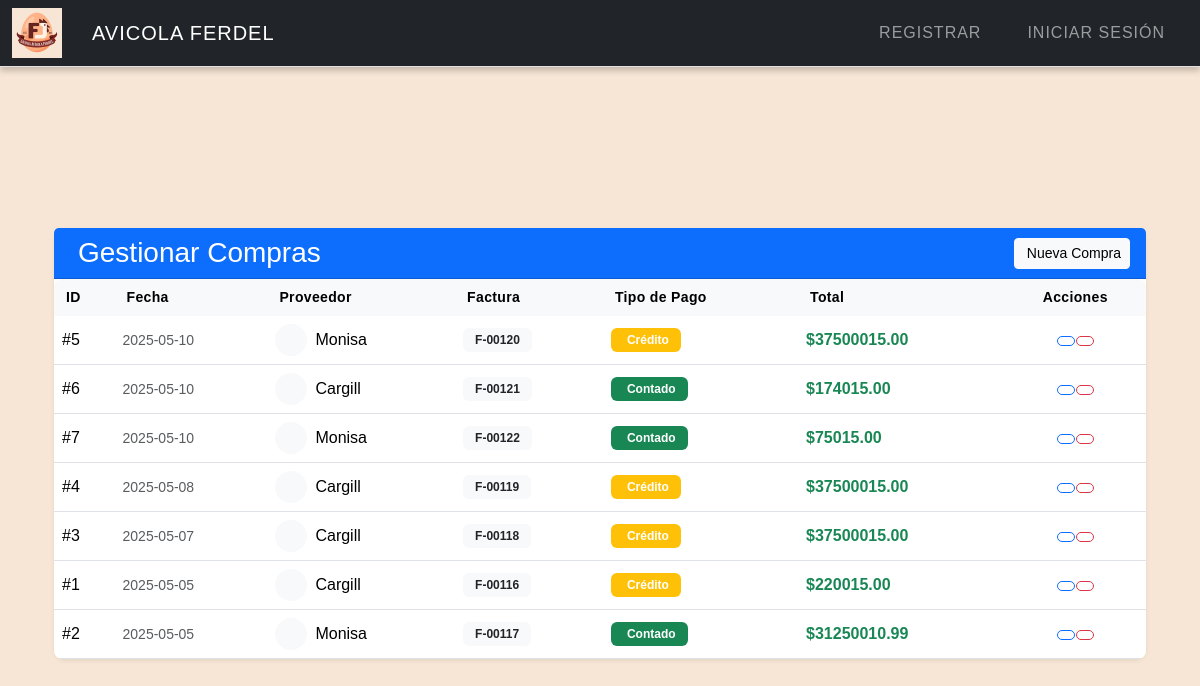
The app's page /gestionar_compras, older data.
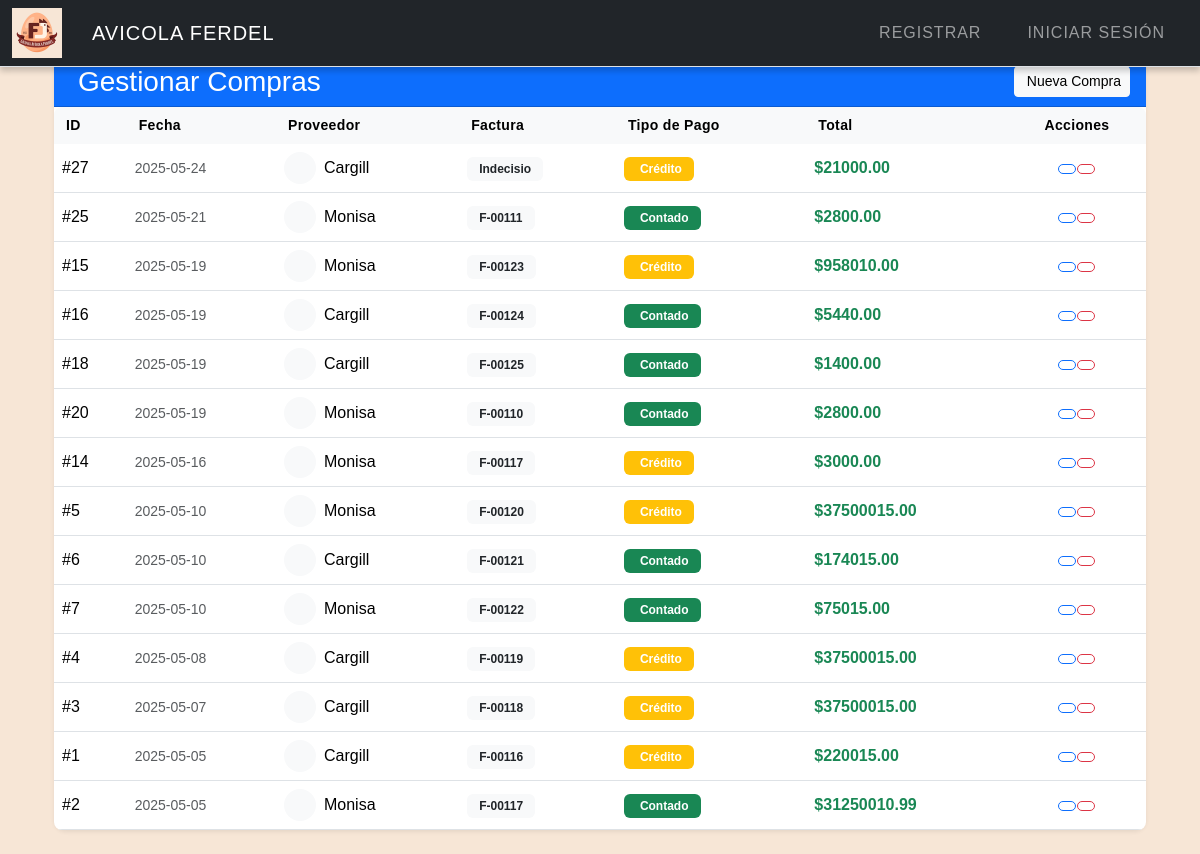
The same page, newer data.
### tables this page shows
CREATE TABLE Movimientos_Inventario (
    ID_Movimiento INTEGER PRIMARY KEY AUTOINCREMENT,
    ID_TipoMovimiento INTEGER,
    N_Factura TEXT,
    Contado_Credito INTEGER,
    Fecha DATE,
    ID_Proveedor INTEGER,
    Observacion TEXT,
    IVA NUMERIC,
    Retencion NUMERIC,
    ID_Empresa INTEGER,
    ID_Bodega INTEGER,
    ID_Ruta INTEGER,
    UbicacionEntrega TEXT,
    FOREIGN KEY (ID_TipoMovimiento) REFERENCES Catalogo_Movimientos(ID_TipoMovimiento),
    FOREIGN KEY (ID_Proveedor) REFERENCES Proveedores(ID_Proveedor),
    FOREIGN KEY (ID_Empresa) REFERENCES Empresa(ID_Empresa),
    FOREIGN KEY (ID_Bodega) REFERENCES Bodegas(ID_Bodega),
    FOREIGN KEY (ID_Ruta) REFERENCES Rutas(ID_Ruta)
);

CREATE TABLE Proveedores (
    ID_Proveedor INTEGER PRIMARY KEY AUTOINCREMENT,
    Nombre TEXT NOT NULL,
    Telefono TEXT,
    Direccion TEXT,
    RUC_CEDULA TEXT
);

### app.py (the view)
@app.route("/gestionar_compras")
def gestionar_compras():
    compras = db.execute("""
        SELECT
            mi.ID_Movimiento AS id,
            mi.Fecha AS fecha,
            p.Nombre AS proveedor,
            p.ID_Proveedor AS proveedor_id,
            mi.N_Factura AS factura,
            mi.Contado_Credito AS tipo_pago,
            mi.Observacion AS observacion,
            mi.ID_Bodega AS id_bodega,
            mi.ID_Empresa AS id_empresa,
            IFNULL(SUM(dmi.Costo_Total), 0) AS total
        FROM Movimientos_Inventario mi
        JOIN Proveedores p ON mi.ID_Proveedor = p.ID_Proveedor
        LEFT JOIN Detalle_Movimiento_Inventario dmi ON mi.ID_Movimiento = dmi.ID_Movimiento
        WHERE mi.ID_TipoMovimiento = 1
        GROUP BY mi.ID_Movimiento
        ORDER BY mi.Fecha DESC
    """)
    proveedores = db.execute("SELECT ID_Proveedor AS id, Nombre FROM Proveedores")
    empresas = db.execute("SELECT ID_Empresa, Descripcion FROM Empresa")
    bodegas = db.execute("SELECT ID_Bodega, Nombre FROM Bodegas")
    return render_template("gestionar_compras.html",
                           compras=compras,
                           proveedores=proveedores,
                           empresas=empresas,
                           bodegas=bodegas)

### app.py (called while the page is built)
@app.after_request
def after_request(response):
    response.headers["Cache-Control"] = "no-cache, no-store, must-revalidate"
    response.headers["Expires"] = 0
    response.headers["Pragma"] = "no-cache"
    return response

### Templates/gestionar_compras.html (shortened to what this page needs)
{% extends "layout.html" %}
{% block main %}
<div class="container-fluid py-4">
  <div class="row">
    <div class="col-12">
      <div class="card shadow-sm border-0">
        <div class="card-header bg-primary text-white">
          <div class="d-flex justify-content-between align-items-center">
            <h1 class="h3 mb-0">
              Gestionar Compras
            </h1>
            <button class="btn btn-light btn-sm" data-bs-toggle="modal" data-bs-target="#nuevaCompraModal">
              Nueva Compra
            </button>
          </div>
        </div>
        <div class="card-body p-0">
          <div class="table-responsive">
            <table class="table table-hover mb-0">
              <thead class="table-light">
                <tr>
                  <th class="border-0 fw-semibold">
                    ID
                  </th>
                  <th class="border-0 fw-semibold">
                    Fecha
                  </th>
                  <th class="border-0 fw-semibold">
                    Proveedor
                  </th>
                  <th class="border-0 fw-semibold">
                    Factura
                  </th>
                  <th class="border-0 fw-semibold">
                    Tipo de Pago
                  </th>
                  <th class="border-0 fw-semibold">
                    Total
                  </th>
                  <th class="border-0 fw-semibold text-center">Acciones</th>
                </tr>
              </thead>
              <tbody>
                {% for compra in compras %}
                <tr class="align-middle">
                  <td class="fw-medium">#{{ compra.id }}</td>
                  <td>
                    <span class="text-muted small">{{ compra.fecha }}</span>
                  </td>
                  <td>
                    <div class="d-flex align-items-center">
                      <div class="avatar-sm bg-light rounded-circle d-flex align-items-center justify-content-center me-2">
                      </div>
                      <span class="fw-medium">{{ compra.proveedor }}</span>
                    </div>
                  </td>
                  <td>
                    <span class="badge bg-light text-dark">{{ compra.factura }}</span>
                  </td>
                  <td>
                    {% if compra.tipo_pago == 0 %}
                    <span class="badge bg-success">
                      Contado
                    </span>
                    {% elif compra.tipo_pago == 1 %}
                    <span class="badge bg-warning">
                      Crédito
                    </span>
                    {% else %}
                    <span class="badge bg-secondary">-</span>
                    {% endif %}
                  </td>
                  <td>
                    <span class="fw-bold text-success">${{ "%.2f"|format(compra.total) }}</span>
                  </td>
                  <td class="text-center">
                    <div class="btn-group" role="group">
                      <button type="button" class="btn btn-outline-primary btn-sm"
                              data-bs-toggle="modal" data-bs-target="#editarModal{{ compra.id }}"
                              title="Editar compra">
                      </button>
                      <a href="{{ url_for('eliminar_compra', id=compra.id) }}"
                         class="btn btn-outline-danger btn-sm"
                         onclick="return confirm('¿Está seguro de eliminar esta compra?')"
                         title="Eliminar compra">
                      </a>
                    </div>
                  </td>
                </tr>
                {% endfor %}
              </tbody>
            </table>
          </div>
        </div>
      </div>
    </div>
  </div>
</div>
{% endblock %}

### Templates/layout.html (shortened to what this page needs)
<!DOCTYPE html>
<html lang="es">
<head>
    <link href="https://cdn.jsdelivr.net/npm/bootstrap@5.3.3/dist/css/bootstrap.min.css" rel="stylesheet"
>
    <link rel="stylesheet" href="{{ url_for('static', filename='styles.css') }}">
</head>
<body>
    <nav class="navbar navbar-expand-md navbar-dark bg-dark border-bottom">
        <div class="container-fluid">
            <img src="{{ url_for('static', filename='logoFerdel_web.png') }}" alt="Logo de Ferdel" width="50" height="50">
            <a class="navbar-brand ms-2" href="/">AVICOLA FERDEL</a>
            <div class="collapse navbar-collapse" id="navbarNav">
                {% if current_user.is_authenticated %}
                <ul class="navbar-nav me-auto">
                    <li class="nav-item dropdown">
                        <a class="nav-link dropdown-toggle" href="#" id="comprasDropdown" role="button" data-bs-toggle="dropdown" aria-expanded="false">
                            Compras
                        </a>
                        <ul class="dropdown-menu" aria-labelledby="comprasDropdown">
                            <li><a class="dropdown-item" href="/compras">Agregar Compras</a></li>
                            <li><a class="dropdown-item" href="/gestionar_compras">Editar Compras</a></li>
                        </ul>
                    </li>
                    <li class="nav-item dropdown">
                        <a class="nav-link dropdown-toggle" href="#" id="ventasDropdown" role="button" data-bs-toggle="dropdown" aria-expanded="false">
                            Ventas
                        </a>
                        <ul class="dropdown-menu" aria-labelledby="ventasDropdown">
                            <li><a class="dropdown-item" href="/ventas">Agregar Ventas</a></li>
                            <li><a class="dropdown-item" href="/gestionar_ventas">Editar Ventas</a></li>
                        </ul>
                    </li>
                    <li class="nav-item dropdown">
                        <a class="nav-link dropdown-toggle" href="#" id="cobrosDropdown" role="button" data-bs-toggle="dropdown" aria-expanded="false">
                            Cobros
                        </a>
                        <ul class="dropdown-menu" aria-labelledby="cobrosDropdown">
                            <li><a class="dropdown-item" href="{{ url_for('cobros') }}">Ver Cobros</a></li>
                        </ul>
                    </li>
                    <li class="nav-item dropdown">
                        <a class="nav-link dropdown-toggle" href="#" id="pagosDropdown" role="button" data-bs-toggle="dropdown" aria-expanded="false">
                            Pagos
                        </a>
                        <ul class="dropdown-menu" aria-labelledby="pagosDropdown">
                            <li><a class="dropdown-item" href="{{ url_for('pagos') }}">Ver Pagos</a></li>
                        </ul>
                    </li>
                    <li class="nav-item dropdown">
                        <a class="nav-link dropdown-toggle" href="#" id="facturaDropdown" role="button" data-bs-toggle="dropdown" aria-expanded="false">
                            Factura
                        </a>
                        <ul class="dropdown-menu" aria-labelledby="facturaDropdown">
                            <li><a class="dropdown-item" href="{{ url_for('visualizar_facturas') }}">Visualizar Factura</a></li>
                            <li><a class="dropdown-item" href="#">Generar nueva Factura</a></li>
                        </ul>
                    </li>
                    <li class="nav-item dropdown">
                        <a class="nav-link dropdown-toggle" href="#" id="bodegaDropdown" role="button" data-bs-toggle="dropdown" aria-expanded="false">
                            Bodega
                        </a>
                        <ul class="dropdown-menu" aria-labelledby="bodegaDropdown">
                            <li><a class="dropdown-item" href="/bodega">Ver Bodega</a></li>
                            <li><a class="dropdown-item" href="{{ url_for('historial_inventario') }}">Historial de Movimientos</a></li>
                        </ul>
                    </li>
                    <li class="nav-item dropdown">
                        <a class="nav-link dropdown-toggle" href="#" id="vehiculosDropdown" role="button" data-bs-toggle="dropdown" aria-expanded="false">
                            Vehiculos
                        </a>
                        <ul class="dropdown-menu" aria-labelledby="vehiculosDropdown">
                            <li><a class="dropdown-item" href="{{ url_for('vehiculos') }}">Ver Vehículos</a></li>
                            <li><a class="dropdown-item" href="{{ url_for('combustible') }}">Gasto de Combustibles</a></li>
                            <li><a class="dropdown-item" href="#">Gestionar Mantenimiento</a></li>
                        </ul>
                    </li>
                    <li class="nav-item dropdown">
                        <a class="nav-link dropdown-toggle" href="#" id="CatalogosDropdown" role="button" data-bs-toggle="dropdown" aria-expanded="false">
                            Catálogos
                        </a>
                        <ul class="dropdown-menu" aria-labelledby="CatalogosDropdown">
                            <li><a class="dropdown-item" href="/clientes">Gestionar Clientes</a></li>
                            <li><a class="dropdown-item" href="/proveedores">Gestionar Proveedores</a></li>
                            <li><a class="dropdown-item" href="/productos">Gestionar Productos</a></li>
                            <li><a class="dropdown-item" href="/empresa">Gestionar Empresa</a></li>
                            <li><a class="dropdown-item" href="{{ url_for('familia') }}">Gestionar Familias</a></li>
                            <li><a class="dropdown-item" href="{{ url_for('tipo_producto') }}">Gestionar Tipos de Producto</a></li>
                        </ul>
                    </li>
                </ul>
                <ul class="navbar-nav ms-auto">
                    <li class="nav-item nav-link text-white">BIENVENIDO, {{ current_user.username }}</li>
                    <li class="nav-item"><a class="nav-link" href="/logout">Cerrar sesión</a></li>
                </ul>
                {% else %}
                <ul class="navbar-nav ms-auto">
                    <li class="nav-item"><a class="nav-link" href="/register">Registrar</a></li>
                    <li class="nav-item"><a class="nav-link" href="/login">Iniciar sesión</a></li>
                </ul>
                {% endif %}
            </div>
        </div>
    </nav>
    <main class="container" style="padding-top: 20px;">
        {% block main %}
        {% endblock %}
    </main>
</body>
</html>

### static/styles.css (style rules this page uses)
body { margin: 0; font-family: 'Arial', sans-serif; background: #F7E6D6; color: #1a1a1a; overflow-x: hidden; }
nav { display: flex; justify-content: center; align-items: center; background: #EFD4BC; box-shadow: 0 4px 6px rgba(0, 0, 0, 0.2); padding: 10px 0; position: sticky; top: 0; z-index: 1000; border-bottom: 2px solid rgba(0, 0, 0, 0.1); }
nav a { color: #1a1a1a; text-transform: uppercase; text-decoration: none; margin: 0 15px; padding: 10px 20px; font-size: 14px; letter-spacing: 1px; border: 2px solid transparent; border-radius: 25px; transition: all 0.3s ease-in-out; position: relative; overflow: hidden; }
nav a::before { content: ''; position: absolute; top: 0; left: -100%; width: 100%; height: 100%; background: linear-gradient(90deg, rgba(0, 0, 0, 0.1), rgba(0, 0, 0, 0)); transition: all 0.4s ease-in-out; z-index: -1; }
html, body { height: 100%; margin: 0; display: flex; flex-direction: column; }
main { flex: 1; }
main { flex: 1; display: flex; justify-content: center; align-items: center; min-height: 70vh; }

### Templates/layout.html (style rules this page uses)
main { padding-top: 80px; }

### Templates/gestionar_compras.html (style rules this page uses)
.avatar-sm { width: 32px; height: 32px; }
.card { border-radius: 12px; }
.table th { font-size: 0.875rem; letter-spacing: 0.025em; }
.btn-group .btn { border-radius: 6px !important; margin: 0 2px; }
.table-responsive { border-radius: 8px; }
.badge { font-size: 0.75rem; padding: 0.375rem 0.75rem; }

Row changes from the older to the newer data that the page shows:
added Movimientos_Inventario: id "27", fecha "2025-05-24", proveedor "Cargill", factura "Indecisio", Contado_Credito "Crédito", total "21000.00"
added Movimientos_Inventario: id "25", fecha "2025-05-21", proveedor "Monisa", factura "F-00111", Contado_Credito "Contado", total "2800.00"
added Movimientos_Inventario: id "15", fecha "2025-05-19", proveedor "Monisa", factura "F-00123", Contado_Credito "Crédito", total "958010.00"
added Movimientos_Inventario: id "16", fecha "2025-05-19", proveedor "Cargill", factura "F-00124", Contado_Credito "Contado", total "5440.00"
added Movimientos_Inventario: id "18", fecha "2025-05-19", proveedor "Cargill", factura "F-00125", Contado_Credito "Contado", total "1400.00"
added Movimientos_Inventario: id "20", fecha "2025-05-19", proveedor "Monisa", factura "F-00110", Contado_Credito "Contado", total "2800.00"
added Movimientos_Inventario: id "14", fecha "2025-05-16", proveedor "Monisa", factura "F-00117", Contado_Credito "Crédito", total "3000.00"
